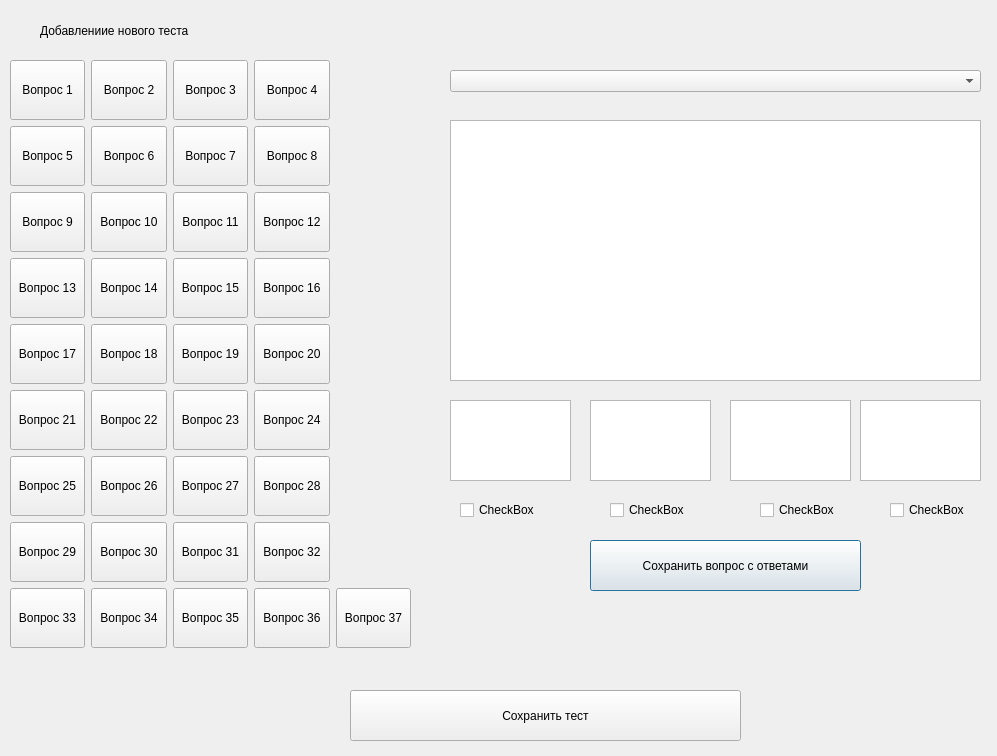
<?xml version="1.0" encoding="UTF-8"?>
<ui version="4.0">
 <class>Dialog</class>
 <widget class="QDialog" name="Dialog">
  <property name="geometry">
   <rect>
    <x>0</x>
    <y>0</y>
    <width>997</width>
    <height>756</height>
   </rect>
  </property>
  <property name="windowTitle">
   <string>Dialog</string>
  </property>
  <widget class="QCheckBox" name="checkBox_answer_b">
   <property name="geometry">
    <rect>
     <x>610</x>
     <y>500</y>
     <width>79</width>
     <height>20</height>
    </rect>
   </property>
   <property name="text">
    <string>CheckBox</string>
   </property>
  </widget>
  <widget class="QPushButton" name="btn_accept_answer">
   <property name="geometry">
    <rect>
     <x>590</x>
     <y>540</y>
     <width>271</width>
     <height>51</height>
    </rect>
   </property>
   <property name="text">
    <string>Сохранить вопрос с ответами</string>
   </property>
  </widget>
  <widget class="QWidget" name="layoutWidget">
   <property name="geometry">
    <rect>
     <x>10</x>
     <y>60</y>
     <width>401</width>
     <height>590</height>
    </rect>
   </property>
   <layout class="QGridLayout" name="gridLayout">
    <item row="0" column="0">
     <widget class="QPushButton" name="btn_quest_1">
      <property name="minimumSize">
       <size>
        <width>60</width>
        <height>60</height>
       </size>
      </property>
      <property name="text">
       <string>Вопрос 1</string>
      </property>
     </widget>
    </item>
    <item row="0" column="1">
     <widget class="QPushButton" name="btn_quest_2">
      <property name="minimumSize">
       <size>
        <width>60</width>
        <height>60</height>
       </size>
      </property>
      <property name="text">
       <string>Вопрос 2</string>
      </property>
     </widget>
    </item>
    <item row="0" column="2">
     <widget class="QPushButton" name="btn_quest_3">
      <property name="minimumSize">
       <size>
        <width>60</width>
        <height>60</height>
       </size>
      </property>
      <property name="text">
       <string>Вопрос 3</string>
      </property>
     </widget>
    </item>
    <item row="0" column="3">
     <widget class="QPushButton" name="btn_quest_4">
      <property name="minimumSize">
       <size>
        <width>60</width>
        <height>60</height>
       </size>
      </property>
      <property name="text">
       <string>Вопрос 4</string>
      </property>
     </widget>
    </item>
    <item row="1" column="0">
     <widget class="QPushButton" name="btn_quest_5">
      <property name="minimumSize">
       <size>
        <width>60</width>
        <height>60</height>
       </size>
      </property>
      <property name="text">
       <string>Вопрос 5</string>
      </property>
     </widget>
    </item>
    <item row="1" column="1">
     <widget class="QPushButton" name="btn_quest_6">
      <property name="minimumSize">
       <size>
        <width>60</width>
        <height>60</height>
       </size>
      </property>
      <property name="text">
       <string>Вопрос 6</string>
      </property>
     </widget>
    </item>
    <item row="1" column="2">
     <widget class="QPushButton" name="btn_quest_7">
      <property name="minimumSize">
       <size>
        <width>60</width>
        <height>60</height>
       </size>
      </property>
      <property name="text">
       <string>Вопрос 7</string>
      </property>
     </widget>
    </item>
    <item row="1" column="3">
     <widget class="QPushButton" name="btn_quest_8">
      <property name="minimumSize">
       <size>
        <width>60</width>
        <height>60</height>
       </size>
      </property>
      <property name="text">
       <string>Вопрос 8</string>
      </property>
     </widget>
    </item>
    <item row="2" column="0">
     <widget class="QPushButton" name="btn_quest_9">
      <property name="minimumSize">
       <size>
        <width>60</width>
        <height>60</height>
       </size>
      </property>
      <property name="text">
       <string>Вопрос 9</string>
      </property>
     </widget>
    </item>
    <item row="2" column="1">
     <widget class="QPushButton" name="btn_quest_10">
      <property name="minimumSize">
       <size>
        <width>60</width>
        <height>60</height>
       </size>
      </property>
      <property name="text">
       <string>Вопрос 10</string>
      </property>
     </widget>
    </item>
    <item row="2" column="2">
     <widget class="QPushButton" name="btn_quest_11">
      <property name="minimumSize">
       <size>
        <width>60</width>
        <height>60</height>
       </size>
      </property>
      <property name="text">
       <string>Вопрос 11</string>
      </property>
     </widget>
    </item>
    <item row="2" column="3">
     <widget class="QPushButton" name="btn_quest_12">
      <property name="minimumSize">
       <size>
        <width>60</width>
        <height>60</height>
       </size>
      </property>
      <property name="text">
       <string>Вопрос 12</string>
      </property>
     </widget>
    </item>
    <item row="3" column="0">
     <widget class="QPushButton" name="btn_quest_13">
      <property name="minimumSize">
       <size>
        <width>60</width>
        <height>60</height>
       </size>
      </property>
      <property name="text">
       <string>Вопрос 13</string>
      </property>
     </widget>
    </item>
    <item row="3" column="1">
     <widget class="QPushButton" name="btn_quest_14">
      <property name="minimumSize">
       <size>
        <width>60</width>
        <height>60</height>
       </size>
      </property>
      <property name="text">
       <string>Вопрос 14</string>
      </property>
     </widget>
    </item>
    <item row="3" column="2">
     <widget class="QPushButton" name="btn_quest_15">
      <property name="minimumSize">
       <size>
        <width>60</width>
        <height>60</height>
       </size>
      </property>
      <property name="text">
       <string>Вопрос 15</string>
      </property>
     </widget>
    </item>
    <item row="3" column="3">
     <widget class="QPushButton" name="btn_quest_16">
      <property name="minimumSize">
       <size>
        <width>60</width>
        <height>60</height>
       </size>
      </property>
      <property name="text">
       <string>Вопрос 16</string>
      </property>
     </widget>
    </item>
    <item row="4" column="0">
     <widget class="QPushButton" name="btn_quest_17">
      <property name="minimumSize">
       <size>
        <width>60</width>
        <height>60</height>
       </size>
      </property>
      <property name="text">
       <string>Вопрос 17</string>
      </property>
     </widget>
    </item>
    <item row="4" column="1">
     <widget class="QPushButton" name="btn_quest_18">
      <property name="minimumSize">
       <size>
        <width>60</width>
        <height>60</height>
       </size>
      </property>
      <property name="text">
       <string>Вопрос 18</string>
      </property>
     </widget>
    </item>
    <item row="4" column="2">
     <widget class="QPushButton" name="btn_quest_19">
      <property name="minimumSize">
       <size>
        <width>60</width>
        <height>60</height>
       </size>
      </property>
      <property name="text">
       <string>Вопрос 19</string>
      </property>
     </widget>
    </item>
    <item row="4" column="3">
     <widget class="QPushButton" name="btn_quest_20">
      <property name="minimumSize">
       <size>
        <width>60</width>
        <height>60</height>
       </size>
      </property>
      <property name="text">
       <string>Вопрос 20</string>
      </property>
     </widget>
    </item>
    <item row="5" column="0">
     <widget class="QPushButton" name="btn_quest_21">
      <property name="minimumSize">
       <size>
        <width>60</width>
        <height>60</height>
       </size>
      </property>
      <property name="text">
       <string>Вопрос 21</string>
      </property>
     </widget>
    </item>
    <item row="5" column="1">
     <widget class="QPushButton" name="btn_quest_22">
      <property name="minimumSize">
       <size>
        <width>60</width>
        <height>60</height>
       </size>
      </property>
      <property name="text">
       <string>Вопрос 22</string>
      </property>
     </widget>
    </item>
    <item row="5" column="2">
     <widget class="QPushButton" name="btn_quest_23">
      <property name="minimumSize">
       <size>
        <width>60</width>
        <height>60</height>
       </size>
      </property>
      <property name="text">
       <string>Вопрос 23</string>
      </property>
     </widget>
    </item>
    <item row="5" column="3">
     <widget class="QPushButton" name="btn_quest_24">
      <property name="minimumSize">
       <size>
        <width>60</width>
        <height>60</height>
       </size>
      </property>
      <property name="text">
       <string>Вопрос 24</string>
      </property>
     </widget>
    </item>
    <item row="6" column="0">
     <widget class="QPushButton" name="btn_quest_25">
      <property name="minimumSize">
       <size>
        <width>60</width>
        <height>60</height>
       </size>
      </property>
      <property name="text">
       <string>Вопрос 25</string>
      </property>
     </widget>
    </item>
    <item row="6" column="1">
     <widget class="QPushButton" name="btn_quest_26">
      <property name="minimumSize">
       <size>
        <width>60</width>
        <height>60</height>
       </size>
      </property>
      <property name="text">
       <string>Вопрос 26</string>
      </property>
     </widget>
    </item>
    <item row="6" column="2">
     <widget class="QPushButton" name="btn_quest_27">
      <property name="minimumSize">
       <size>
        <width>60</width>
        <height>60</height>
       </size>
      </property>
      <property name="text">
       <string>Вопрос 27</string>
      </property>
     </widget>
    </item>
    <item row="6" column="3">
     <widget class="QPushButton" name="btn_quest_28">
      <property name="minimumSize">
       <size>
        <width>60</width>
        <height>60</height>
       </size>
      </property>
      <property name="text">
       <string>Вопрос 28</string>
      </property>
     </widget>
    </item>
    <item row="7" column="0">
     <widget class="QPushButton" name="btn_quest_29">
      <property name="minimumSize">
       <size>
        <width>60</width>
        <height>60</height>
       </size>
      </property>
      <property name="text">
       <string>Вопрос 29</string>
      </property>
     </widget>
    </item>
    <item row="7" column="1">
     <widget class="QPushButton" name="btn_quest_30">
      <property name="minimumSize">
       <size>
        <width>60</width>
        <height>60</height>
       </size>
      </property>
      <property name="text">
       <string>Вопрос 30</string>
      </property>
     </widget>
    </item>
    <item row="7" column="2">
     <widget class="QPushButton" name="btn_quest_31">
      <property name="minimumSize">
       <size>
        <width>60</width>
        <height>60</height>
       </size>
      </property>
      <property name="text">
       <string>Вопрос 31</string>
      </property>
     </widget>
    </item>
    <item row="7" column="3">
     <widget class="QPushButton" name="btn_quest_32">
      <property name="minimumSize">
       <size>
        <width>60</width>
        <height>60</height>
       </size>
      </property>
      <property name="text">
       <string>Вопрос 32</string>
      </property>
     </widget>
    </item>
    <item row="8" column="0">
     <widget class="QPushButton" name="btn_quest_33">
      <property name="minimumSize">
       <size>
        <width>60</width>
        <height>60</height>
       </size>
      </property>
      <property name="text">
       <string>Вопрос 33</string>
      </property>
     </widget>
    </item>
    <item row="8" column="1">
     <widget class="QPushButton" name="btn_quest_34">
      <property name="minimumSize">
       <size>
        <width>60</width>
        <height>60</height>
       </size>
      </property>
      <property name="text">
       <string>Вопрос 34</string>
      </property>
     </widget>
    </item>
    <item row="8" column="2">
     <widget class="QPushButton" name="btn_quest_35">
      <property name="minimumSize">
       <size>
        <width>60</width>
        <height>60</height>
       </size>
      </property>
      <property name="text">
       <string>Вопрос 35</string>
      </property>
     </widget>
    </item>
    <item row="8" column="3">
     <widget class="QPushButton" name="btn_quest_36">
      <property name="minimumSize">
       <size>
        <width>60</width>
        <height>60</height>
       </size>
      </property>
      <property name="text">
       <string>Вопрос 36</string>
      </property>
     </widget>
    </item>
    <item row="8" column="4">
     <widget class="QPushButton" name="btn_quest_37">
      <property name="minimumSize">
       <size>
        <width>60</width>
        <height>60</height>
       </size>
      </property>
      <property name="text">
       <string>Вопрос 37</string>
      </property>
     </widget>
    </item>
   </layout>
  </widget>
  <widget class="QCheckBox" name="checkBox_answer_c">
   <property name="geometry">
    <rect>
     <x>760</x>
     <y>500</y>
     <width>79</width>
     <height>20</height>
    </rect>
   </property>
   <property name="text">
    <string>CheckBox</string>
   </property>
  </widget>
  <widget class="QCheckBox" name="checkBox_answer_a">
   <property name="geometry">
    <rect>
     <x>460</x>
     <y>500</y>
     <width>79</width>
     <height>20</height>
    </rect>
   </property>
   <property name="text">
    <string>CheckBox</string>
   </property>
  </widget>
  <widget class="QCheckBox" name="checkBox_answer_d">
   <property name="geometry">
    <rect>
     <x>890</x>
     <y>500</y>
     <width>79</width>
     <height>20</height>
    </rect>
   </property>
   <property name="text">
    <string>CheckBox</string>
   </property>
  </widget>
  <widget class="QLabel" name="label">
   <property name="geometry">
    <rect>
     <x>40</x>
     <y>20</y>
     <width>241</width>
     <height>21</height>
    </rect>
   </property>
   <property name="text">
    <string>Добавлениие нового теста</string>
   </property>
  </widget>
  <widget class="QPushButton" name="pushButton">
   <property name="geometry">
    <rect>
     <x>350</x>
     <y>690</y>
     <width>391</width>
     <height>51</height>
    </rect>
   </property>
   <property name="text">
    <string>Сохранить тест</string>
   </property>
  </widget>
  <widget class="QTextEdit" name="text_quest">
   <property name="geometry">
    <rect>
     <x>450</x>
     <y>120</y>
     <width>531</width>
     <height>261</height>
    </rect>
   </property>
  </widget>
  <widget class="QTextEdit" name="text_answer_a">
   <property name="geometry">
    <rect>
     <x>450</x>
     <y>400</y>
     <width>121</width>
     <height>81</height>
    </rect>
   </property>
  </widget>
  <widget class="QTextEdit" name="text_answer_b">
   <property name="geometry">
    <rect>
     <x>590</x>
     <y>400</y>
     <width>121</width>
     <height>81</height>
    </rect>
   </property>
  </widget>
  <widget class="QTextEdit" name="text_answer_c">
   <property name="geometry">
    <rect>
     <x>730</x>
     <y>400</y>
     <width>121</width>
     <height>81</height>
    </rect>
   </property>
  </widget>
  <widget class="QTextEdit" name="text_answer_d">
   <property name="geometry">
    <rect>
     <x>860</x>
     <y>400</y>
     <width>121</width>
     <height>81</height>
    </rect>
   </property>
  </widget>
  <widget class="QComboBox" name="comboBox_theme">
   <property name="geometry">
    <rect>
     <x>450</x>
     <y>70</y>
     <width>531</width>
     <height>22</height>
    </rect>
   </property>
  </widget>
 </widget>
 <resources/>
 <connections/>
</ui>
